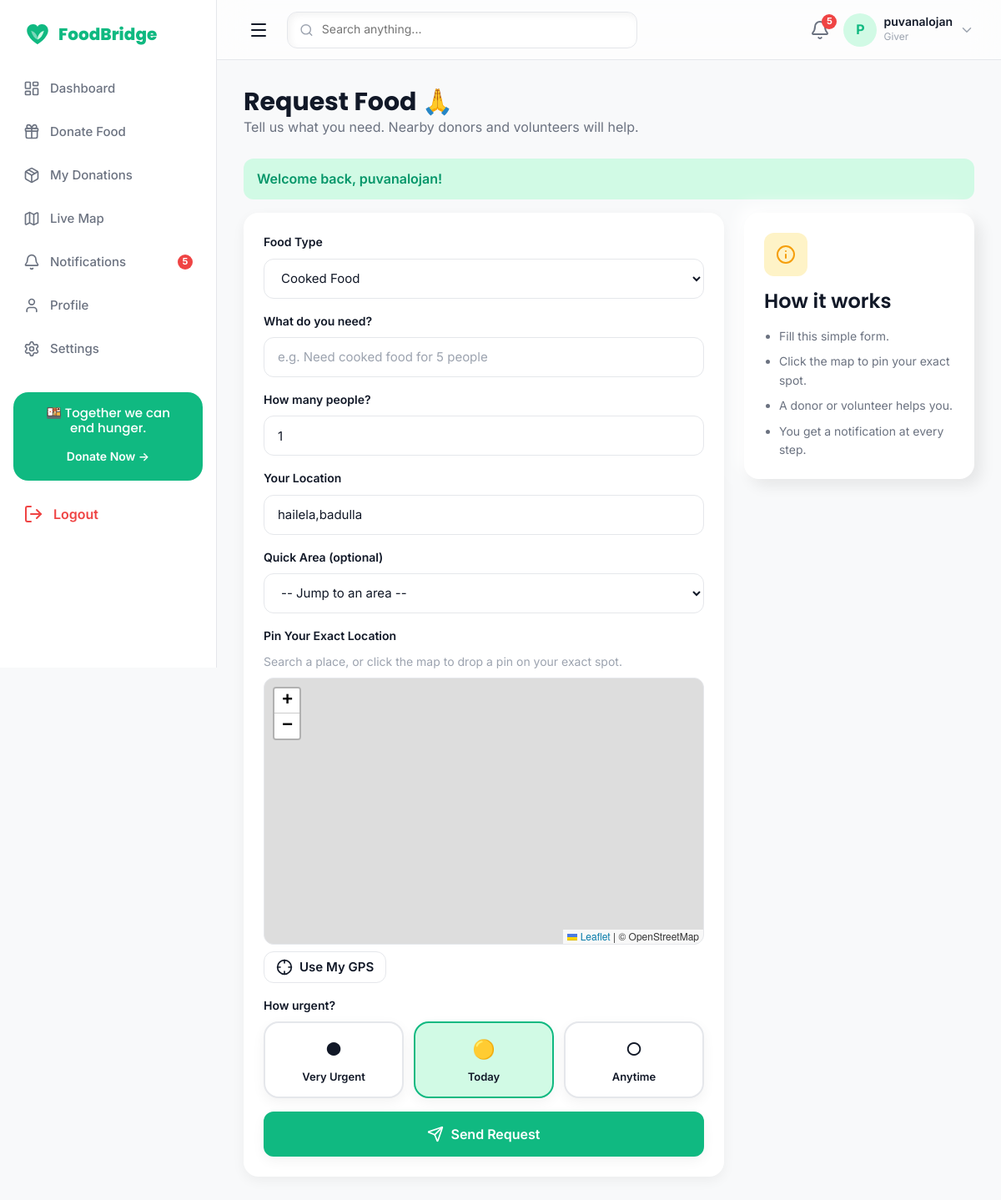
Screenshot of /request.php (signed in) with the database file from the repository.
### tables this page shows
CREATE TABLE `users` (
  `id` int(11) NOT NULL,
  `name` varchar(120) NOT NULL,
  `email` varchar(160) NOT NULL,
  `phone` varchar(20) NOT NULL,
  `password_hash` varchar(255) NOT NULL,
  `role` enum('admin','giver','receiver','volunteer') NOT NULL DEFAULT 'giver',
  `location` varchar(180) DEFAULT NULL,
  `latitude` decimal(10,7) DEFAULT NULL,
  `longitude` decimal(10,7) DEFAULT NULL,
  `avatar` varchar(255) DEFAULT NULL,
  `language` enum('en','ta','si') NOT NULL DEFAULT 'en',
  `status` enum('active','blocked','pending') NOT NULL DEFAULT 'active',
  `created_at` timestamp NOT NULL DEFAULT current_timestamp()
);

### includes/queries.php (called while the page is built, shortened)
<?php
function unread_notifications(int $userId): int
{
    global $conn;
    $stmt = $conn->prepare('SELECT COUNT(*) c FROM notifications WHERE user_id = ? AND is_read = 0');
    $stmt->bind_param('i', $userId);
    $stmt->execute();
    return (int) $stmt->get_result()->fetch_assoc()['c'];
}

### includes/auth.php (called while the page is built, shortened)
<?php
function is_logged_in(): bool
{
    return !empty($_SESSION['user_id']);
}
function current_user(): ?array
{
    static $cached = null;
    if ($cached !== null) {
        return $cached ?: null;
    }
    global $conn;
    $stmt = $conn->prepare('SELECT * FROM users WHERE id = ? LIMIT 1');
    $stmt->bind_param('i', $_SESSION['user_id']);
    $stmt->execute();
    $user = $stmt->get_result()->fetch_assoc();
    $cached = $user ?: false;
    return $user ?: null;
}
function current_role(): ?string
{
    $u = current_user();
    return $u['role'] ?? null;
}

### request.php (the view, shortened to what this page needs)
<?php
require_once __DIR__ . '/includes/config.php';
require_once __DIR__ . '/includes/queries.php';
if (current_role() === 'admin') {
    redirect('admin/dashboard.php');
}
$u   = current_user();
$old = [
    'food_type' => 'cooked', 'description' => '', 'people' => '1',
    'location' => $u['location'] ?? '', 'urgency' => 'today',
];
require __DIR__ . '/includes/head.php';
$types = [
    'cooked' => 'Cooked Food', 'groceries' => 'Groceries',
    'vegetables' => 'Vegetables', 'fruits' => 'Fruits', 'other' => 'Other',
];
?>
<link rel="stylesheet" href="https://unpkg.com/leaflet@1.9.4/dist/leaflet.css"/>
<link rel="stylesheet" href="https://unpkg.com/leaflet-control-geocoder@2.4.0/dist/Control.Geocoder.css"/>
<body class="fb-has-tabbar">
<div class="fb-layout">
  <?php require __DIR__ . '/includes/sidebar.php'; ?>
  <div class="fb-main">
    <?php require __DIR__ . '/includes/topbar.php'; ?>
    <main class="fb-content fb-anim-fade">
      <div class="fb-mb-6">
        <h3 class="fb-mb-0">Request Food 🙏</h3>
        <p class="fb-text-secondary fb-mb-0">Tell us what you need. Nearby donors and volunteers will help.</p>
      </div>
      <?= render_flash() ?>
      <div class="row g-4">
        <div class="col-lg-8">
          <div class="fb-panel">
            <form method="post" novalidate>
              <div class="fb-form-group">
                <label class="fb-label" for="food_type">Food Type</label>
                <select class="fb-select" id="food_type" name="food_type">
                  <?php foreach ($types as $val => $label): ?>
                    <option value="<?= $val ?>" <?= ($old['food_type'] === $val) ? 'selected' : '' ?>><?= $label ?></option>
                  <?php endforeach; ?>
                </select>
              </div>
              <div class="fb-form-group">
                <label class="fb-label" for="description">What do you need?</label>
                <input class="fb-input" type="text" id="description" name="description"
                       value="<?= e($old['description']) ?>" placeholder="e.g. Need cooked food for 5 people" required>
              </div>
              <div class="fb-form-group">
                <label class="fb-label" for="people">How many people?</label>
                <input class="fb-input" type="number" id="people" name="people" min="1"
                       value="<?= e($old['people']) ?>" placeholder="e.g. 5" required>
              </div>
              <div class="fb-form-group">
                <label class="fb-label" for="location">Your Location</label>
                <input class="fb-input" type="text" id="location" name="location"
                       value="<?= e($old['location']) ?>" placeholder="Enter your area / address" required>
              </div>
              <div class="fb-form-group">
                <label class="fb-label" for="area">Quick Area (optional)</label>
                <select class="fb-select" id="area">
                  <option value="">-- Jump to an area --</option>
                </select>
              </div>
              <div class="fb-form-group">
                <label class="fb-label">Pin Your Exact Location</label>
                <p class="fb-small fb-text-muted fb-mb-2">Search a place, or click the map to drop a pin on your exact spot.</p>
                <div id="pickMap" style="height:320px;border-radius:12px;overflow:hidden;border:1px solid var(--fb-border);z-index:0;"></div>
                <div class="fb-mt-2">
                  <button type="button" id="useLocationBtn" class="fb-btn fb-btn-secondary" style="padding:8px 14px;">
                    <i data-lucide="crosshair"></i> Use My GPS
                  </button>
                </div>
              </div>
              <div class="fb-form-group">
                <label class="fb-label">How urgent?</label>
                <div class="fb-grid fb-grid-3" style="gap:12px;">
                  <?php
                    $urgs = [
                      'urgent'  => ['●', 'Very Urgent'],
                      'today'   => ['🟡', 'Today'],
                      'anytime' => ['○', 'Anytime'],
                    ];
                    foreach ($urgs as $val => $info):
                  ?>
                  <label style="cursor:pointer;">
                    <div class="fb-card" style="text-align:center;padding:14px 8px;border:2px solid var(--fb-border);">
                      <div style="font-size:22px;"><?= $info[0] ?></div>
                      <div class="fb-fw-600" style="font-size:13px;margin-top:4px;"><?= $info[1] ?></div>
                    </div>
                  </label>
                  <?php endforeach; ?>
                </div>
              </div>
              <button type="submit" class="fb-btn fb-btn-primary fb-btn-block fb-btn-lg">
                <i data-lucide="send"></i> Send Request
              </button>
            </form>
          </div>
        </div>
        <div class="col-lg-4">
          <div class="fb-neu-card">
            <div class="fb-feature-icon" style="width:52px;height:52px;border-radius:12px;background:var(--fb-orange-soft);color:var(--fb-warning);display:flex;align-items:center;justify-content:center;">
              <i data-lucide="info"></i>
            </div>
            <h4 class="fb-mt-4">How it works</h4>
            <ul class="fb-small fb-text-secondary" style="padding-left:18px;margin:0;">
              <li class="fb-mb-2">Fill this simple form.</li>
              <li class="fb-mb-2">Click the map to pin your exact spot.</li>
              <li class="fb-mb-2">A donor or volunteer helps you.</li>
              <li>You get a notification at every step.</li>
            </ul>
          </div>
        </div>
      </div>
    </main>
  </div>
</div>
</body>
</html>

### includes/topbar.php
<?php
$u = current_user();
$unread = function_exists('unread_notifications') ? unread_notifications((int) $_SESSION['user_id']) : 0;
$roleLabel = ucfirst($u['role'] ?? 'User');
?>
<header class="fb-topbar">
  <button class="fb-nav-toggle" id="fbSidebarToggle" aria-label="Open menu" style="display:inline-flex;">
    <i data-lucide="menu"></i>
  </button>
  <div class="fb-search fb-neu-search fb-flex fb-items-center fb-gap-2" style="padding:0 14px;height:44px;">
    <i data-lucide="search" style="width:18px;height:18px;color:var(--fb-text-muted);"></i>
    <input type="text" placeholder="Search anything..."
           style="border:none;background:transparent;outline:none;width:100%;font-size:14px;color:var(--fb-text);">
  </div>
  <div class="fb-flex fb-items-center fb-gap-4" style="margin-left:auto;">
    <a href="<?= url('notifications.php') ?>" class="fb-relative" aria-label="Notifications">
      <i data-lucide="bell" style="width:24px;height:24px;color:var(--fb-text-secondary);"></i>
      <?php if ($unread > 0): ?>
        <span class="fb-dot" style="position:absolute;top:-6px;right:-8px;"><?= $unread ?></span>
      <?php endif; ?>
    </a>
    <div class="fb-user-chip">
      <div class="fb-avatar fb-flex fb-items-center fb-justify-center" style="color:var(--fb-primary);font-weight:700;">
        <?= e(strtoupper(substr($u['name'] ?? 'U', 0, 1))) ?>
      </div>
      <div class="d-none d-sm-block">
        <div class="fb-fw-600" style="font-size:14px;line-height:1.1;"><?= e($u['name'] ?? 'User') ?></div>
        <div class="fb-caption"><?= e($roleLabel) ?></div>
      </div>
      <i data-lucide="chevron-down" style="width:18px;height:18px;color:var(--fb-text-muted);"></i>
    </div>
  </div>
</header>

### assets/css/theme.css (style rules this page uses)
:root { --fb-primary: #10B981; --fb-primary-hover: #059669; --fb-primary-light: #D1FAE5; --fb-bg: #F8F9FA; --fb-surface: #FFFFFF; --fb-text: #111827; --fb-text-secondary: #6B7280; --fb-text-muted: #9CA3AF; --fb-border: #E5E7EB; --fb-success: #22C55E; --fb-warning: #F59E0B; --fb-danger: #EF4444; --fb-info: #3B82F6; --fb-green-soft: #D1FAE5; --fb-orange-soft: #FEF3C7; --fb-blue-soft: #DBEAFE; --fb-purple-soft: #EDE9FE; --fb-purple: #8B5CF6; --fb-space-1: 4px; --fb-space-2: 8px; --fb-space-3: 12px; --fb-space-4: 16px; --fb-space-6: 24px; --fb-space-8: 32px; --fb-space-12: 48px; --fb-space-16: 64px; --fb-radius-sm: 8px; --fb-radius-md: 12px; --fb-radius-lg: 18px; --fb-radius-xl: 24px; --fb-radius-pill: 999px; --fb-shadow-sm: 0 5px 15px rgba(0,0,0,.05); --fb-shadow-md: 0 10px 30px rgba(0,0,0,.08); --fb-shadow-lg: 0 20px 45px rgba(0,0,0,.12); --fb-glass-bg: rgba(255,255,255,.65); --fb-glass-border: rgba(255,255,255,.35); --fb-glass-blur: 18px; --fb-neu-dark: 8px 8px 18px rgba(0,0,0,.08); --fb-neu-light: -8px -8px 18px rgba(255,255,255,.95); --fb-font-heading: 'Poppins', system-ui, -apple-system, sans-serif; --fb-font-body: 'Inter', system-ui, -apple-system, sans-serif; --fb-transition: 0.3s ease; }
* { box-sizing: border-box; }
html, body { margin: 0; padding: 0; }
body { font-family: var(--fb-font-body); font-size: 16px; font-weight: 400; color: var(--fb-text); background-color: var(--fb-bg); line-height: 1.6; -webkit-font-smoothing: antialiased; }
h1, h2, h3, h4, h5, h6 { font-family: var(--fb-font-heading); color: var(--fb-text); margin: 0 0 var(--fb-space-4); line-height: 1.2; }
h3 { font-size: 30px; font-weight: 700; }
h4 { font-size: 24px; font-weight: 600; }
p { margin: 0 0 var(--fb-space-4); }
a { color: var(--fb-primary); text-decoration: none; transition: color var(--fb-transition); }
small, .fb-small { font-size: 14px; }
.fb-caption { font-size: 12px; color: var(--fb-text-muted); }
.fb-text-secondary { color: var(--fb-text-secondary); }
.fb-text-muted { color: var(--fb-text-muted); }

### assets/css/neumorphism.css (style rules this page uses)
.fb-neu-card { background: var(--fb-surface); border-radius: var(--fb-radius-lg); padding: var(--fb-space-6); box-shadow: var(--fb-neu-dark), var(--fb-neu-light); transition: transform var(--fb-transition), box-shadow var(--fb-transition); }
.fb-neu-search { background: var(--fb-surface); border-radius: var(--fb-radius-md); box-shadow: inset 3px 3px 8px rgba(0,0,0,.05), inset -3px -3px 8px rgba(255,255,255,.9); border: 1px solid var(--fb-border); }

### assets/css/components.css (style rules this page uses)
.fb-btn { display: inline-flex; align-items: center; justify-content: center; gap: var(--fb-space-2); font-family: var(--fb-font-body); font-weight: 600; font-size: 15px; line-height: 1; padding: 14px 22px; border-radius: var(--fb-radius-md); border: 1px solid transparent; cursor: pointer; transition: transform var(--fb-transition), box-shadow var(--fb-transition), background var(--fb-transition); text-decoration: none; }
.fb-btn i, .fb-btn svg { width: 20px; height: 20px; }
.fb-btn-primary { background: var(--fb-primary); color: #fff; box-shadow: var(--fb-shadow-sm); }
.fb-btn-secondary { background: var(--fb-surface); color: var(--fb-text); border: 1px solid var(--fb-border); }
.fb-btn-block { width: 100%; }
.fb-btn-lg { padding: 16px 28px; font-size: 16px; }
.fb-card { background: var(--fb-surface); border-radius: var(--fb-radius-lg); box-shadow: var(--fb-shadow-sm); padding: var(--fb-space-6); transition: transform var(--fb-transition), box-shadow var(--fb-transition); }
.fb-label { display: block; font-size: 14px; font-weight: 600; color: var(--fb-text); margin-bottom: var(--fb-space-2); }
.fb-input, .fb-select, .fb-textarea { width: 100%; height: 48px; padding: 12px var(--fb-space-4); font-family: var(--fb-font-body); font-size: 15px; color: var(--fb-text); background: var(--fb-surface); border: 1px solid var(--fb-border); border-radius: var(--fb-radius-md); transition: border-color var(--fb-transition), box-shadow var(--fb-transition); }
.fb-input::placeholder, .fb-textarea::placeholder { color: var(--fb-text-muted); }
.fb-form-group { margin-bottom: var(--fb-space-4); }
.fb-dot { display: inline-flex; align-items: center; justify-content: center; min-width: 18px; height: 18px; padding: 0 5px; font-size: 11px; font-weight: 700; color: #fff; background: var(--fb-danger); border-radius: var(--fb-radius-pill); }

### assets/css/dashboard.css (style rules this page uses)
.fb-panel { background: var(--fb-surface); border-radius: var(--fb-radius-lg); box-shadow: var(--fb-shadow-sm); padding: var(--fb-space-6); }

### rows the page displays
users: name "P", name "puvanalojan", role "Giver", food_type "Cooked Food", people "1", location "hailela,badulla"

### other values shown
$label "Dashboard"
$label "Donate Food"
$label "My Donations"
$label "Live Map"
$label "Notifications"
$unread "5"
$label "Profile"
$label "Settings"
$flash['message'] "Welcome back, puvanalojan!"
$info[0] "●"
$info[1] "Very Urgent"
$info[0] "🟡"
$info[1] "Today"
$info[0] "○"
$info[1] "Anytime"
